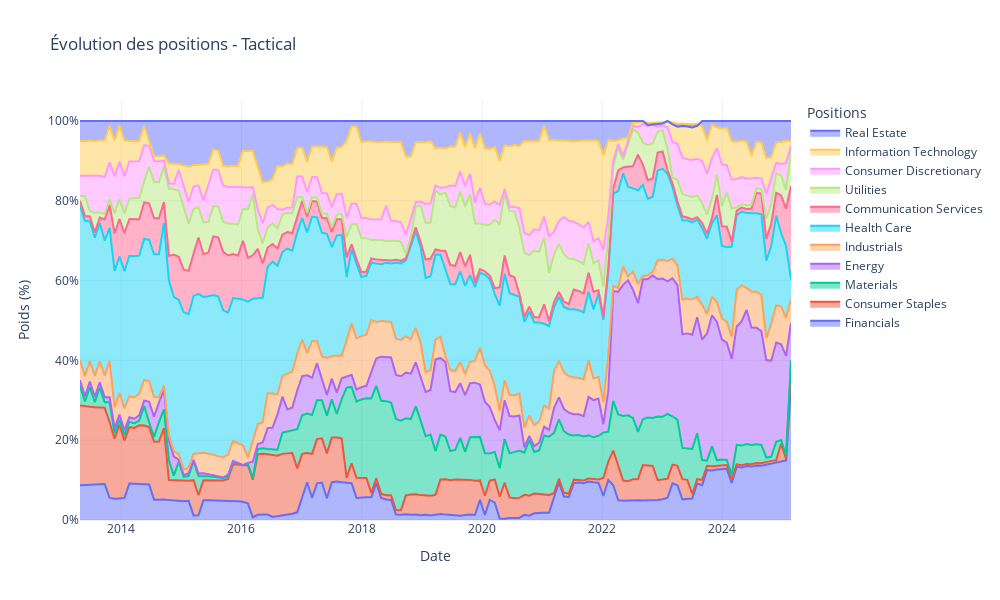
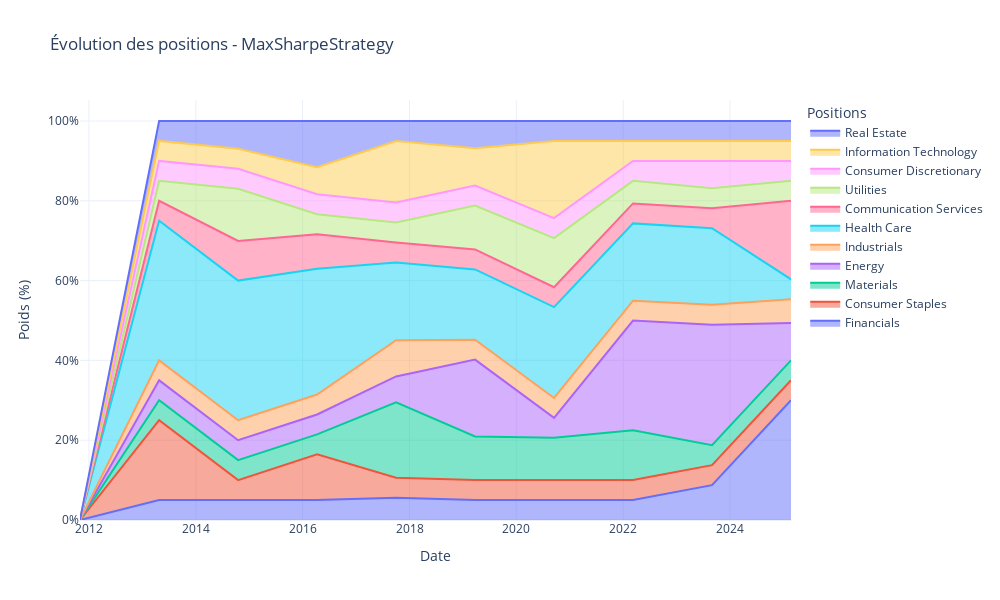

Notebook code for these charts, in order:
### Code cell
MSM.visualize()
MSM.positions("tactical")
MSM.positions()

### Figure 1 — Plotly figure (JSON) as saved in the notebook; plotly's stock layout.template omitted (floating-point values rounded to 4 significant figures; data arrays with more than 128 entries replaced by an {"elided": "..."} marker saying what was removed)
{"data": [{"hovertemplate": "%{text}<extra></extra>", "mode": "lines", "name": "Financials", "stackgroup": "one", "text": {"elided": "145 str values"}, "type": "scatter", "x": {"elided": "145 str values"}, "y": {"elided": "145 float values"}}, {"hovertemplate": "%{text}<extra></extra>", "mode": "lines", "name": "Consumer Staples", "stackgroup": "one", "text": {"elided": "145 str values"}, "type": "scatter", "x": {"elided": "145 str values"}, "y": {"elided": "145 float values"}}, {"hovertemplate": "%{text}<extra></extra>", "mode": "lines", "name": "Materials", "stackgroup": "one", "text": {"elided": "145 str values"}, "type": "scatter", "x": {"elided": "145 str values"}, "y": {"elided": "145 float values"}}, {"hovertemplate": "%{text}<extra></extra>", "mode": "lines", "name": "Energy", "stackgroup": "one", "text": {"elided": "145 str values"}, "type": "scatter", "x": {"elided": "145 str values"}, "y": {"elided": "145 float values"}}, {"hovertemplate": "%{text}<extra></extra>", "mode": "lines", "name": "Industrials", "stackgroup": "one", "text": {"elided": "145 str values"}, "type": "scatter", "x": {"elided": "145 str values"}, "y": {"elided": "145 float values"}}, {"hovertemplate": "%{text}<extra></extra>", "mode": "lines", "name": "Health Care", "stackgroup": "one", "text": {"elided": "145 str values"}, "type": "scatter", "x": {"elided": "145 str values"}, "y": {"elided": "145 float values"}}, {"hovertemplate": "%{text}<extra></extra>", "mode": "lines", "name": "Communication Services", "stackgroup": "one", "text": {"elided": "145 str values"}, "type": "scatter", "x": {"elided": "145 str values"}, "y": {"elided": "145 float values"}}, {"hovertemplate": "%{text}<extra></extra>", "mode": "lines", "name": "Utilities", "stackgroup": "one", "text": {"elided": "145 str values"}, "type": "scatter", "x": {"elided": "145 str values"}, "y": {"elided": "145 float values"}}, {"hovertemplate": "%{text}<extra></extra>", "mode": "lines", "name": "Consumer Discretionary", "stackgroup": "one", "text": {"elided": "145 str values"}, "type": "scatter", "x": {"elided": "145 str values"}, "y": {"elided": "145 float values"}}, {"hovertemplate": "%{text}<extra></extra>", "mode": "lines", "name": "Information Technology", "stackgroup": "one", "text": {"elided": "145 str values"}, "type": "scatter", "x": {"elided": "145 str values"}, "y": {"elided": "145 float values"}}, {"hovertemplate": "%{text}<extra></extra>", "mode": "lines", "name": "Real Estate", "stackgroup": "one", "text": {"elided": "145 str values"}, "type": "scatter", "x": {"elided": "145 str values"}, "y": {"elided": "145 float values"}}], "layout": {"height": 600, "hovermode": "x unified", "legend": {"title": {"text": "Positions"}}, "title": {"text": "Évolution des positions - Tactical"}, "width": 1000, "xaxis": {"title": {"text": "Date"}}, "yaxis": {"showgrid": true, "ticksuffix": "%", "title": {"text": "Poids (%)"}}}}

### Figure 2 — Plotly figure (JSON) as saved in the notebook; plotly's stock layout.template omitted (floating-point values rounded to 4 significant figures)
{"data": [{"hovertemplate": "%{text}<extra></extra>", "mode": "lines", "name": "Financials", "stackgroup": "one", "text": ["", "<b>Financials</b><br>Poids: 5.00%", "<b>Financials</b><br>Poids: 5.00%", "<b>Financials</b><br>Poids: 5.00%", "<b>Financials</b><br>Poids: 5.58%", "<b>Financials</b><br>Poids: 5.00%", "<b>Financials</b><br>Poids: 5.00%", "<b>Financials</b><br>Poids: 5.00%", "<b>Financials</b><br>Poids: 8.74%", "<b>Financials</b><br>Poids: 30.02%"], "type": "scatter", "x": ["2011-11-01T00:00:00", "2013-04-25T00:00:00", "2014-10-17T00:00:00", "2016-04-09T00:00:00", "2017-10-01T00:00:00", "2019-03-25T00:00:00", "2020-09-15T00:00:00", "2022-03-09T00:00:00", "2023-08-31T00:00:00", "2025-02-21T00:00:00"], "y": [0, 5.0, 5.0, 5.0, 5.576, 5.0, 5.0, 5, 8.74, 30.02]}, {"hovertemplate": "%{text}<extra></extra>", "mode": "lines", "name": "Consumer Staples", "stackgroup": "one", "text": ["", "<b>Consumer Staples</b><br>Poids: 20.00%", "<b>Consumer Staples</b><br>Poids: 5.00%", "<b>Consumer Staples</b><br>Poids: 11.45%", "<b>Consumer Staples</b><br>Poids: 5.00%", "<b>Consumer Staples</b><br>Poids: 5.00%", "<b>Consumer Staples</b><br>Poids: 5.00%", "<b>Consumer Staples</b><br>Poids: 5.00%", "<b>Consumer Staples</b><br>Poids: 5.00%", "<b>Consumer Staples</b><br>Poids: 5.00%"], "type": "scatter", "x": ["2011-11-01T00:00:00", "2013-04-25T00:00:00", "2014-10-17T00:00:00", "2016-04-09T00:00:00", "2017-10-01T00:00:00", "2019-03-25T00:00:00", "2020-09-15T00:00:00", "2022-03-09T00:00:00", "2023-08-31T00:00:00", "2025-02-21T00:00:00"], "y": [0, 20.0, 5, 11.45, 5.0, 5.0, 5.0, 5.0, 5.0, 5.0]}, {"hovertemplate": "%{text}<extra></extra>", "mode": "lines", "name": "Materials", "stackgroup": "one", "text": ["", "<b>Materials</b><br>Poids: 5.00%", "<b>Materials</b><br>Poids: 5.00%", "<b>Materials</b><br>Poids: 5.00%", "<b>Materials</b><br>Poids: 18.90%", "<b>Materials</b><br>Poids: 10.92%", "<b>Materials</b><br>Poids: 10.59%", "<b>Materials</b><br>Poids: 12.46%", "<b>Materials</b><br>Poids: 5.00%", "<b>Materials</b><br>Poids: 5.00%"], "type": "scatter", "x": ["2011-11-01T00:00:00", "2013-04-25T00:00:00", "2014-10-17T00:00:00", "2016-04-09T00:00:00", "2017-10-01T00:00:00", "2019-03-25T00:00:00", "2020-09-15T00:00:00", "2022-03-09T00:00:00", "2023-08-31T00:00:00", "2025-02-21T00:00:00"], "y": [0, 5.0, 5.0, 5.0, 18.9, 10.92, 10.59, 12.46, 5.0, 5.0]}, {"hovertemplate": "%{text}<extra></extra>", "mode": "lines", "name": "Energy", "stackgroup": "one", "text": ["", "<b>Energy</b><br>Poids: 5.00%", "<b>Energy</b><br>Poids: 5.00%", "<b>Energy</b><br>Poids: 5.00%", "<b>Energy</b><br>Poids: 6.49%", "<b>Energy</b><br>Poids: 19.28%", "<b>Energy</b><br>Poids: 5.00%", "<b>Energy</b><br>Poids: 27.51%", "<b>Energy</b><br>Poids: 30.18%", "<b>Energy</b><br>Poids: 9.33%"], "type": "scatter", "x": ["2011-11-01T00:00:00", "2013-04-25T00:00:00", "2014-10-17T00:00:00", "2016-04-09T00:00:00", "2017-10-01T00:00:00", "2019-03-25T00:00:00", "2020-09-15T00:00:00", "2022-03-09T00:00:00", "2023-08-31T00:00:00", "2025-02-21T00:00:00"], "y": [0, 5.0, 5.0, 5.0, 6.493, 19.28, 5.0, 27.51, 30.18, 9.333]}, {"hovertemplate": "%{text}<extra></extra>", "mode": "lines", "name": "Industrials", "stackgroup": "one", "text": ["", "<b>Industrials</b><br>Poids: 5.00%", "<b>Industrials</b><br>Poids: 5.00%", "<b>Industrials</b><br>Poids: 5.00%", "<b>Industrials</b><br>Poids: 9.10%", "<b>Industrials</b><br>Poids: 5.00%", "<b>Industrials</b><br>Poids: 5.00%", "<b>Industrials</b><br>Poids: 5.00%", "<b>Industrials</b><br>Poids: 5.00%", "<b>Industrials</b><br>Poids: 5.97%"], "type": "scatter", "x": ["2011-11-01T00:00:00", "2013-04-25T00:00:00", "2014-10-17T00:00:00", "2016-04-09T00:00:00", "2017-10-01T00:00:00", "2019-03-25T00:00:00", "2020-09-15T00:00:00", "2022-03-09T00:00:00", "2023-08-31T00:00:00", "2025-02-21T00:00:00"], "y": [0, 5.0, 5.0, 5.0, 9.1, 5.0, 5.0, 5.0, 5.0, 5.973]}, {"hovertemplate": "%{text}<extra></extra>", "mode": "lines", "name": "Health Care", "stackgroup": "one", "text": ["", "<b>Health Care</b><br>Poids: 35.00%", "<b>Health Care</b><br>Poids: 35.00%", "<b>Health Care</b><br>Poids: 31.51%", "<b>Health Care</b><br>Poids: 19.48%", "<b>Health Care</b><br>Poids: 17.61%", "<b>Health Care</b><br>Poids: 22.77%", "<b>Health Care</b><br>Poids: 19.37%", "<b>Health Care</b><br>Poids: 19.22%", "<b>Health Care</b><br>Poids: 5.00%"], "type": "scatter", "x": ["2011-11-01T00:00:00", "2013-04-25T00:00:00", "2014-10-17T00:00:00", "2016-04-09T00:00:00", "2017-10-01T00:00:00", "2019-03-25T00:00:00", "2020-09-15T00:00:00", "2022-03-09T00:00:00", "2023-08-31T00:00:00", "2025-02-21T00:00:00"], "y": [0, 35.0, 35, 31.51, 19.48, 17.61, 22.77, 19.37, 19.22, 5.0]}, {"hovertemplate": "%{text}<extra></extra>", "mode": "lines", "name": "Communication Services", "stackgroup": "one", "text": ["", "<b>Communication Services</b><br>Poids: 5.00%", "<b>Communication Services</b><br>Poids: 9.93%", "<b>Communication Services</b><br>Poids: 8.68%", "<b>Communication Services</b><br>Poids: 5.00%", "<b>Communication Services</b><br>Poids: 5.00%", "<b>Communication Services</b><br>Poids: 5.00%", "<b>Communication Services</b><br>Poids: 5.00%", "<b>Communication Services</b><br>Poids: 5.00%", "<b>Communication Services</b><br>Poids: 19.67%"], "type": "scatter", "x": ["2011-11-01T00:00:00", "2013-04-25T00:00:00", "2014-10-17T00:00:00", "2016-04-09T00:00:00", "2017-10-01T00:00:00", "2019-03-25T00:00:00", "2020-09-15T00:00:00", "2022-03-09T00:00:00", "2023-08-31T00:00:00", "2025-02-21T00:00:00"], "y": [0, 5.0, 9.926, 8.679, 5.0, 5.0, 5.0, 5.0, 5.0, 19.67]}, {"hovertemplate": "%{text}<extra></extra>", "mode": "lines", "name": "Utilities", "stackgroup": "one", "text": ["", "<b>Utilities</b><br>Poids: 5.00%", "<b>Utilities</b><br>Poids: 13.10%", "<b>Utilities</b><br>Poids: 5.00%", "<b>Utilities</b><br>Poids: 5.00%", "<b>Utilities</b><br>Poids: 11.01%", "<b>Utilities</b><br>Poids: 12.30%", "<b>Utilities</b><br>Poids: 5.66%", "<b>Utilities</b><br>Poids: 5.00%", "<b>Utilities</b><br>Poids: 5.00%"], "type": "scatter", "x": ["2011-11-01T00:00:00", "2013-04-25T00:00:00", "2014-10-17T00:00:00", "2016-04-09T00:00:00", "2017-10-01T00:00:00", "2019-03-25T00:00:00", "2020-09-15T00:00:00", "2022-03-09T00:00:00", "2023-08-31T00:00:00", "2025-02-21T00:00:00"], "y": [0, 5.0, 13.1, 5.0, 5.0, 11.01, 12.3, 5.658, 5.0, 5.0]}, {"hovertemplate": "%{text}<extra></extra>", "mode": "lines", "name": "Consumer Discretionary", "stackgroup": "one", "text": ["", "<b>Consumer Discretionary</b><br>Poids: 5.00%", "<b>Consumer Discretionary</b><br>Poids: 5.00%", "<b>Consumer Discretionary</b><br>Poids: 5.00%", "<b>Consumer Discretionary</b><br>Poids: 5.00%", "<b>Consumer Discretionary</b><br>Poids: 5.00%", "<b>Consumer Discretionary</b><br>Poids: 5.00%", "<b>Consumer Discretionary</b><br>Poids: 5.00%", "<b>Consumer Discretionary</b><br>Poids: 6.86%", "<b>Consumer Discretionary</b><br>Poids: 5.00%"], "type": "scatter", "x": ["2011-11-01T00:00:00", "2013-04-25T00:00:00", "2014-10-17T00:00:00", "2016-04-09T00:00:00", "2017-10-01T00:00:00", "2019-03-25T00:00:00", "2020-09-15T00:00:00", "2022-03-09T00:00:00", "2023-08-31T00:00:00", "2025-02-21T00:00:00"], "y": [0, 5.0, 5.0, 5.0, 5.0, 5.0, 5.0, 5.0, 6.865, 5.0]}, {"hovertemplate": "%{text}<extra></extra>", "mode": "lines", "name": "Information Technology", "stackgroup": "one", "text": ["", "<b>Information Technology</b><br>Poids: 5.00%", "<b>Information Technology</b><br>Poids: 5.00%", "<b>Information Technology</b><br>Poids: 6.80%", "<b>Information Technology</b><br>Poids: 15.45%", "<b>Information Technology</b><br>Poids: 9.32%", "<b>Information Technology</b><br>Poids: 19.35%", "<b>Information Technology</b><br>Poids: 5.00%", "<b>Information Technology</b><br>Poids: 5.00%", "<b>Information Technology</b><br>Poids: 5.00%"], "type": "scatter", "x": ["2011-11-01T00:00:00", "2013-04-25T00:00:00", "2014-10-17T00:00:00", "2016-04-09T00:00:00", "2017-10-01T00:00:00", "2019-03-25T00:00:00", "2020-09-15T00:00:00", "2022-03-09T00:00:00", "2023-08-31T00:00:00", "2025-02-21T00:00:00"], "y": [0, 5.0, 5.0, 6.8, 15.45, 9.321, 19.35, 5.0, 5.0, 5.0]}, {"hovertemplate": "%{text}<extra></extra>", "mode": "lines", "name": "Real Estate", "stackgroup": "one", "text": ["", "<b>Real Estate</b><br>Poids: 5.00%", "<b>Real Estate</b><br>Poids: 6.97%", "<b>Real Estate</b><br>Poids: 11.56%", "<b>Real Estate</b><br>Poids: 5.00%", "<b>Real Estate</b><br>Poids: 6.86%", "<b>Real Estate</b><br>Poids: 5.00%", "<b>Real Estate</b><br>Poids: 5.00%", "<b>Real Estate</b><br>Poids: 5.00%", "<b>Real Estate</b><br>Poids: 5.00%"], "type": "scatter", "x": ["2011-11-01T00:00:00", "2013-04-25T00:00:00", "2014-10-17T00:00:00", "2016-04-09T00:00:00", "2017-10-01T00:00:00", "2019-03-25T00:00:00", "2020-09-15T00:00:00", "2022-03-09T00:00:00", "2023-08-31T00:00:00", "2025-02-21T00:00:00"], "y": [0, 5.0, 6.975, 11.56, 5.0, 6.858, 5.0, 5.0, 5.0, 5.0]}], "layout": {"height": 600, "hovermode": "x unified", "legend": {"title": {"text": "Positions"}}, "title": {"text": "Évolution des positions - MaxSharpeStrategy"}, "width": 1000, "xaxis": {"title": {"text": "Date"}}, "yaxis": {"showgrid": true, "ticksuffix": "%", "title": {"text": "Poids (%)"}}}}
